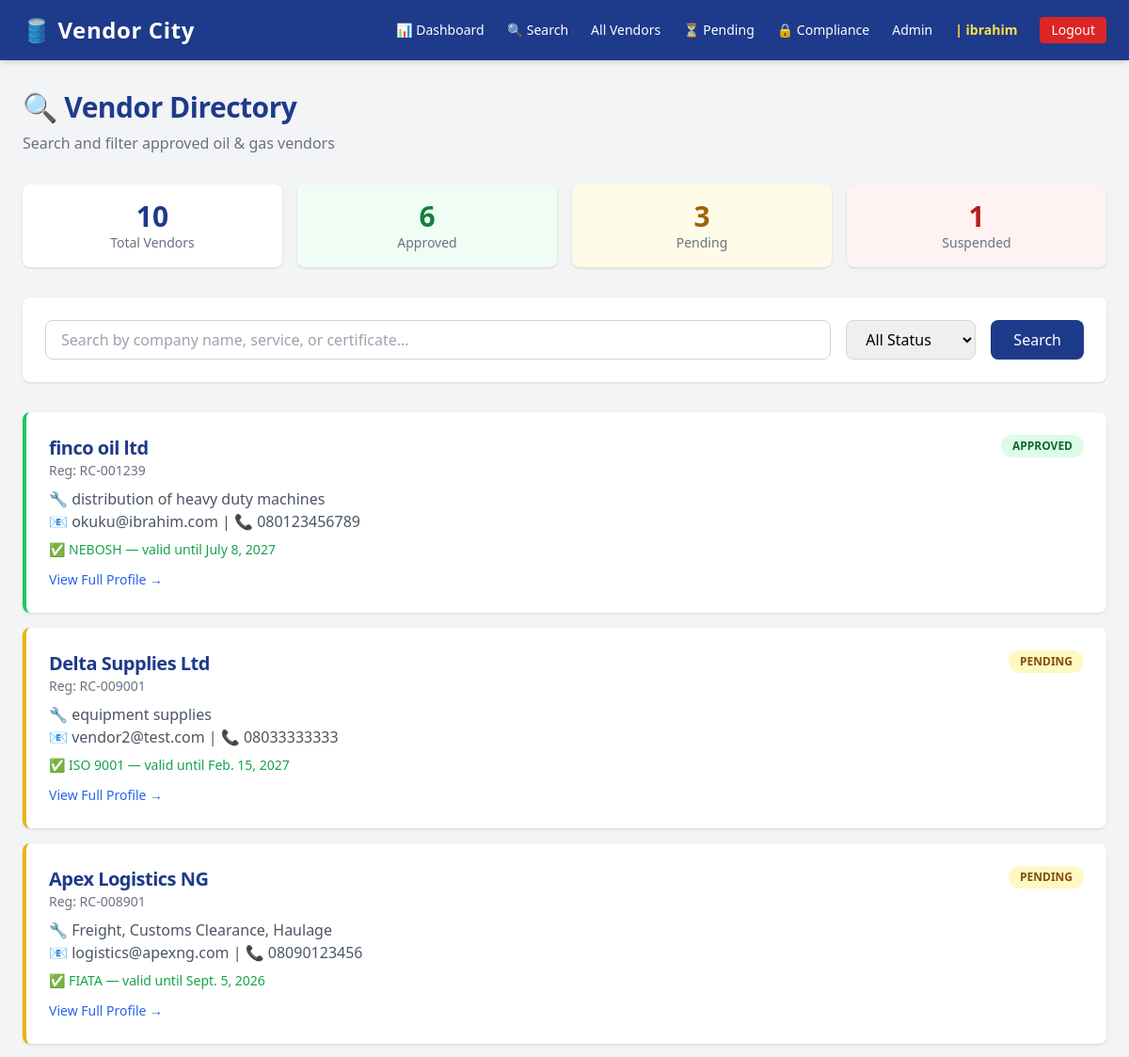
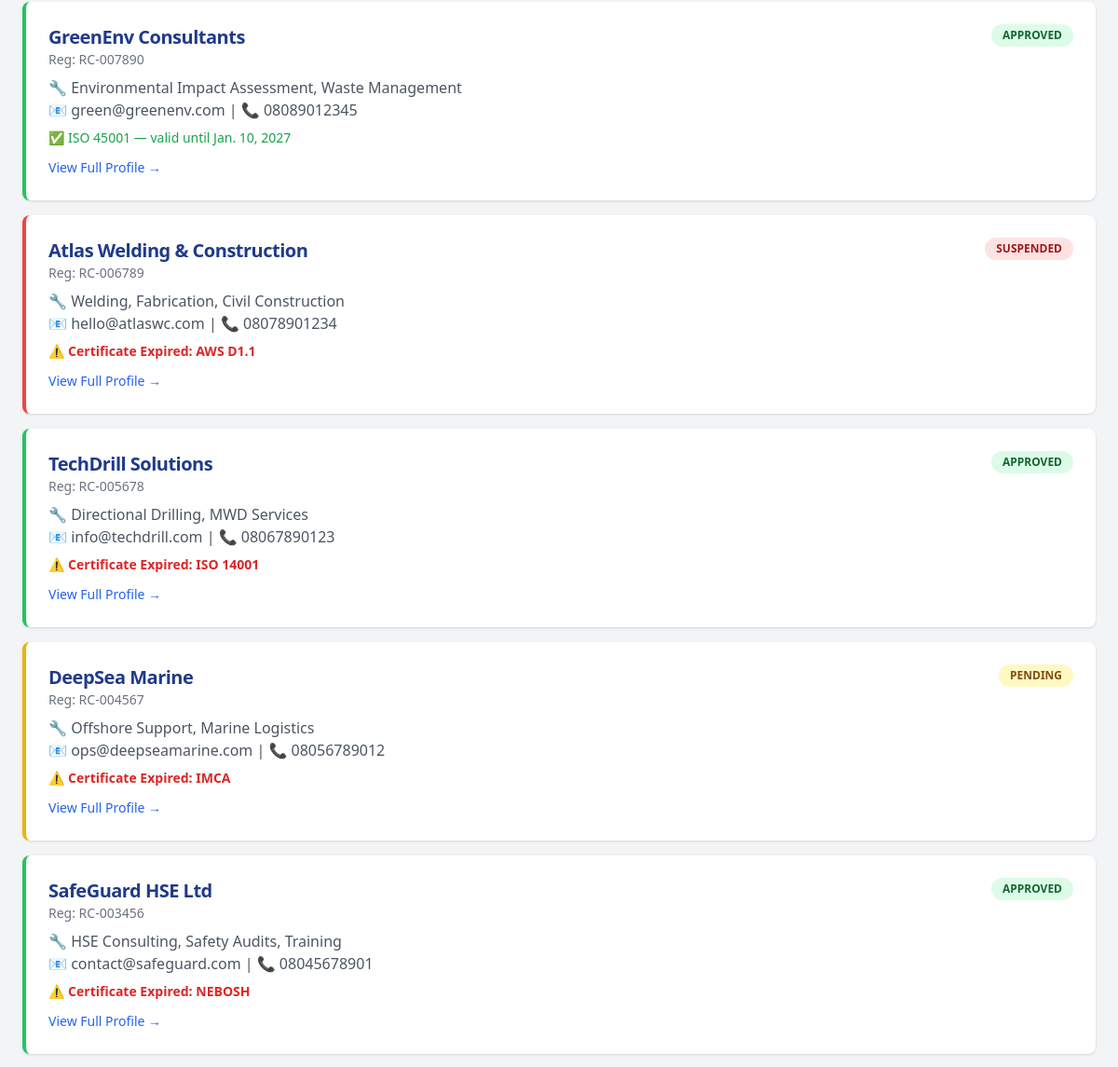
/directory/ (signed in, upper part), run on an earlier commit of the app's database (2 pictures, top to bottom).
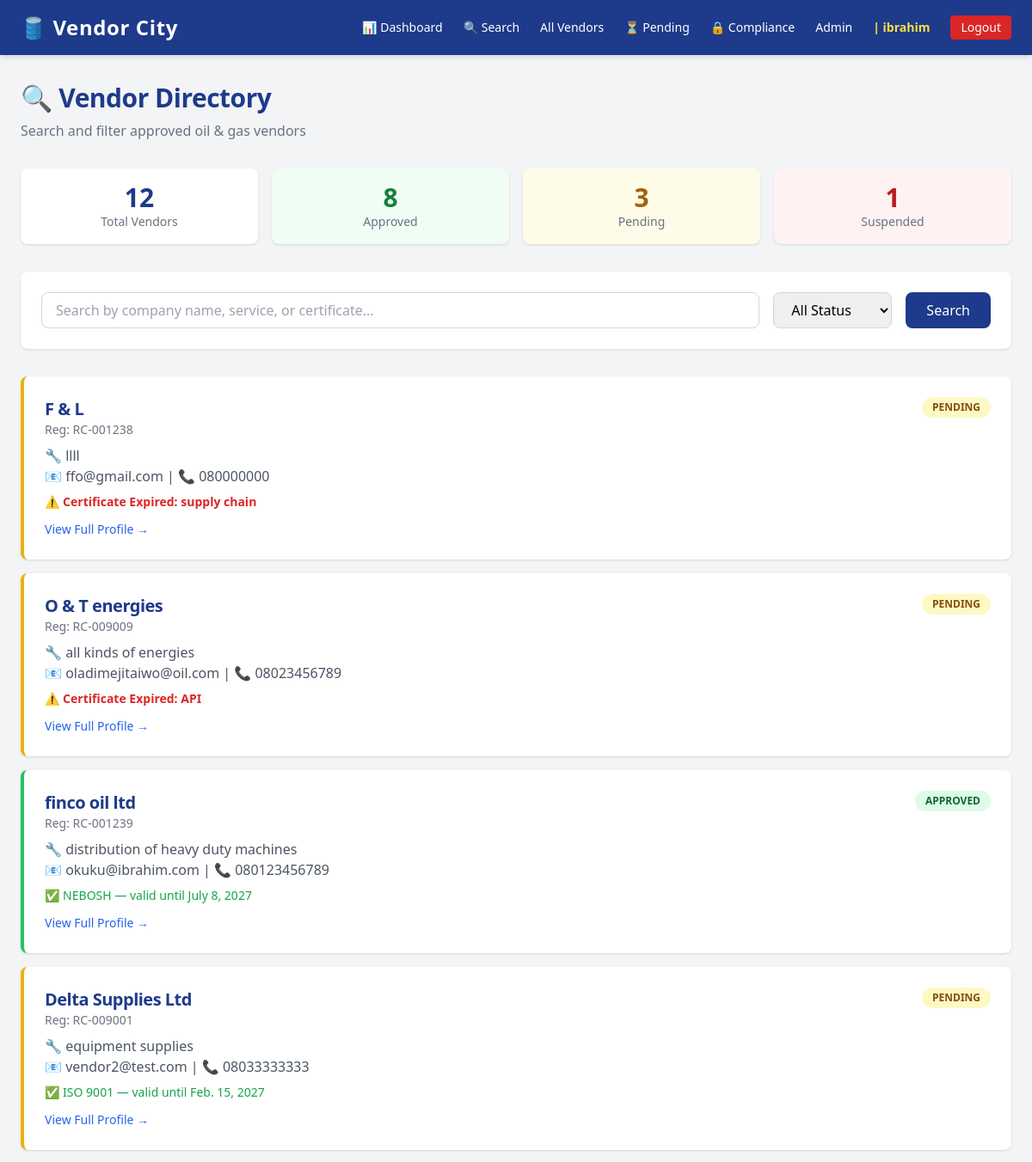
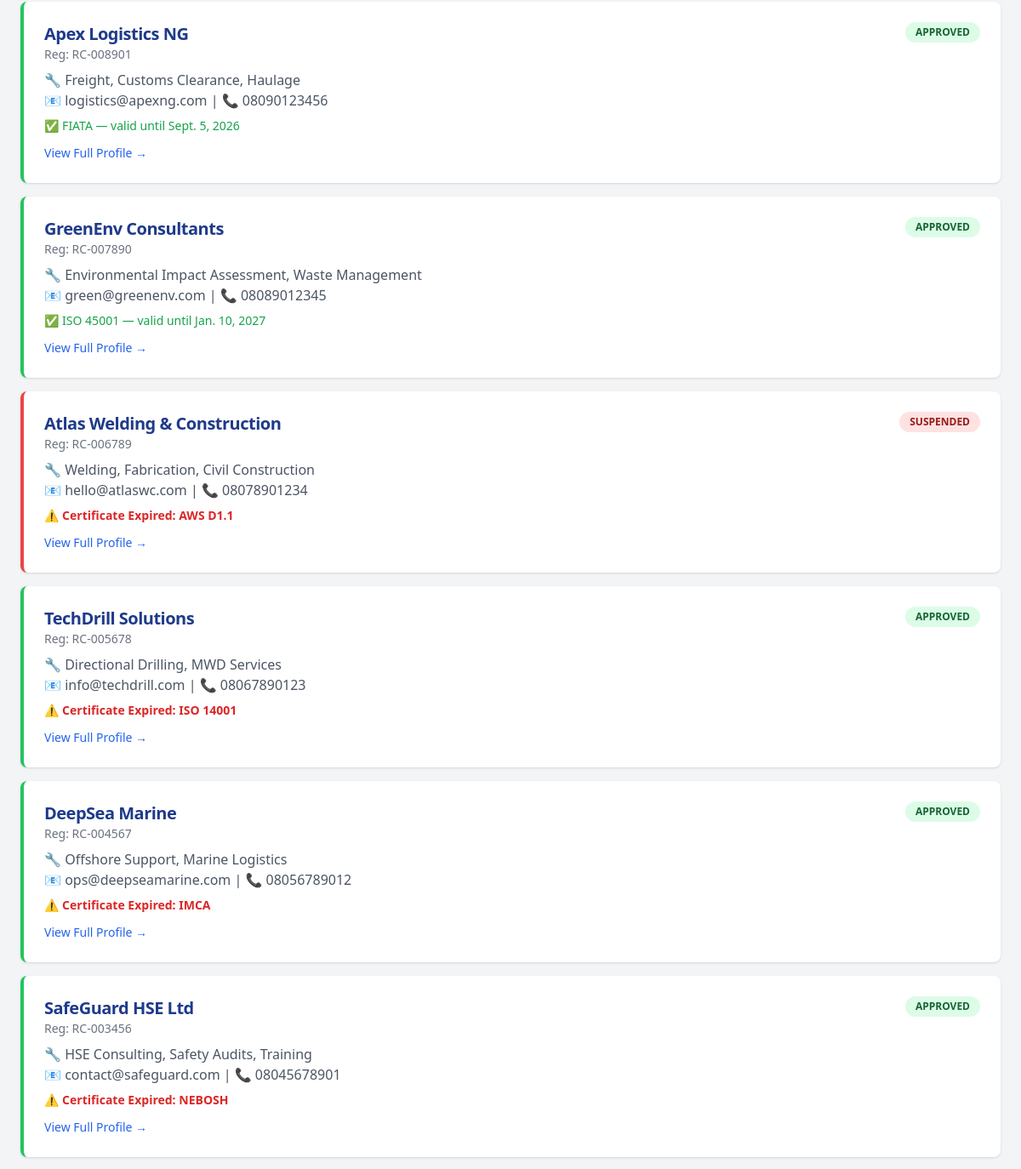
And on a later commit of the database (2 pictures, top to bottom).
### vendors/models.py (models this page shows, shortened)
class Vendor(models.Model):
    user = models.OneToOneField(
        settings.AUTH_USER_MODEL,
        on_delete=models.CASCADE,
        null=True, blank=True,
        related_name='vendor_profile'
    )
    company_name        = models.CharField(max_length=200)
    registration_number = models.CharField(max_length=100, unique=True)
    email               = models.EmailField(unique=True)
    phone               = models.CharField(max_length=20)
    address             = models.TextField()
    services_offered    = models.TextField(help_text="Describe the services this vendor provides")
    status              = models.CharField(max_length=20, choices=STATUS_CHOICES, default='pending')
    rating              = models.IntegerField(choices=RATING_CHOICES, default=3)
    certificate_name    = models.CharField(max_length=200, blank=True, null=True)
    certificate_file    = models.FileField(upload_to='certificates/', blank=True, null=True)
    certificate_expiry  = models.DateField(blank=True, null=True)
    date_registered     = models.DateTimeField(default=timezone.now)
    class Meta:
        ordering = ['-date_registered']
        verbose_name = 'Vendor'
        verbose_name_plural = 'Vendors'
    @property
    def is_certificate_expired(self):
        if self.certificate_expiry:
            return self.certificate_expiry < timezone.now().date()
        return False

### directory/views.py (the view, shortened to what this page needs)
# urls.py: path('', views.directory_search, name='directory-search'),
@login_required
@role_required('vendor_officer', 'senior_management')
def directory_search(request):
    query = request.GET.get('q', '')
    status_filter = request.GET.get('status', '')
    vendors = Vendor.objects.all()
    if status_filter:
        vendors = vendors.filter(status=status_filter)
    context = {
        'vendors': vendors,
        'query': query,
        'status_filter': status_filter,
        'total_count': Vendor.objects.count(),
        'approved_count': Vendor.objects.filter(status='approved').count(),
        'pending_count': Vendor.objects.filter(status='pending').count(),
        'suspended_count': Vendor.objects.filter(status='suspended').count(),
    }
    return render(request, 'directory/directory_search.html', context)

### templates/directory/directory_search.html (shortened to what this page needs)
{% extends 'base.html' %}
{% block content %}
<div class="mb-8">
    <h1 class="text-3xl font-bold text-blue-900 mb-2">🔍 Vendor Directory</h1>
    <p class="text-gray-500">Search and filter approved oil & gas vendors</p>
</div>
<div class="grid grid-cols-4 gap-4 mb-8">
    <div class="bg-white rounded-lg shadow p-4 text-center">
        <p class="text-3xl font-bold text-blue-900">{{ total_count }}</p>
        <p class="text-gray-500 text-sm">Total Vendors</p>
    </div>
    <div class="bg-green-50 rounded-lg shadow p-4 text-center">
        <p class="text-3xl font-bold text-green-700">{{ approved_count }}</p>
        <p class="text-gray-500 text-sm">Approved</p>
    </div>
    <div class="bg-yellow-50 rounded-lg shadow p-4 text-center">
        <p class="text-3xl font-bold text-yellow-700">{{ pending_count }}</p>
        <p class="text-gray-500 text-sm">Pending</p>
    </div>
    <div class="bg-red-50 rounded-lg shadow p-4 text-center">
        <p class="text-3xl font-bold text-red-700">{{ suspended_count }}</p>
        <p class="text-gray-500 text-sm">Suspended</p>
    </div>
</div>
<div class="bg-white rounded-lg shadow p-6 mb-8">
    <form method="GET" action="{% url 'directory-search' %}">
        <div class="flex gap-4">
            <input
                type="text"
                name="q"
                value="{{ query }}"
                placeholder="Search by company name, service, or certificate..."
                class="flex-1 border border-gray-300 rounded-lg px-4 py-2 focus:outline-none focus:ring-2 focus:ring-blue-500"
            >
            <select name="status" class="border border-gray-300 rounded-lg px-4 py-2 focus:outline-none focus:ring-2 focus:ring-blue-500">
                <option value="">All Status</option>
            </select>
            <button type="submit" class="bg-blue-900 text-white px-6 py-2 rounded-lg hover:bg-blue-800">
                Search
            </button>
        </div>
    </form>
</div>
{% for vendor in vendors %}
    <div class="bg-white rounded-lg shadow p-6 mb-4 border-l-4
        {% if vendor.status == 'approved' %}border-green-500
        {% elif vendor.status == 'pending' %}border-yellow-500
        {% else %}border-red-500{% endif %}
        hover:shadow-lg transition-shadow">
        <div class="flex justify-between items-start">
            <div>
                <h2 class="text-xl font-bold text-blue-900">{{ vendor.company_name }}</h2>
                <p class="text-gray-500 text-sm">Reg: {{ vendor.registration_number }}</p>
            </div>
            <span class="px-3 py-1 rounded-full text-xs font-bold
                {% if vendor.status == 'approved' %}bg-green-100 text-green-800
                {% elif vendor.status == 'pending' %}bg-yellow-100 text-yellow-800
                {% else %}bg-red-100 text-red-800{% endif %}">
                {{ vendor.status|upper }}
            </span>
        </div>
        <p class="text-gray-600 mt-2">🔧 {{ vendor.services_offered }}</p>
        <p class="text-gray-600">📧 {{ vendor.email }} | 📞 {{ vendor.phone }}</p>
        {% if vendor.is_certificate_expired %}
            <p class="text-red-600 text-sm mt-2 font-semibold">
                ⚠️ Certificate Expired: {{ vendor.certificate_name }}
            </p>
        {% else %}
            <p class="text-green-600 text-sm mt-2">
                ✅ {{ vendor.certificate_name }} — valid until {{ vendor.certificate_expiry }}
            </p>
        {% endif %}
        <a href="{% url 'vendor-detail' vendor.pk %}"
           class="inline-block mt-3 text-blue-600 hover:underline text-sm font-medium">
            View Full Profile →
        </a>
    </div>
{% empty %}
    <div class="bg-white rounded-lg shadow p-10 text-center text-gray-500">
        <p class="text-xl mb-2">No vendors found.</p>
        <p class="text-sm">Try a different search term or clear the filters.</p>
    </div>
{% endfor %}
{% endblock %}

What changed in the data, as far as the page shows it:
added Vendor: company_name "F & L", registration_number "RC-001238", status "PENDING", services_offered "llll", email "ffo@gmail.com", phone "080000000", certificate_name "supply chain"
added Vendor: company_name "O & T energies", registration_number "RC-009009", status "PENDING", services_offered "all kinds of energies", email "oladimejitaiwo@oil.com", phone "08023456789", certificate_name "API"
changed Vendor "Apex Logistics NG": status "PENDING" → "APPROVED"
changed Vendor "DeepSea Marine": status "PENDING" → "APPROVED"
Also different on the page:
{{ total_count }}: "10" → "12"
{{ approved_count }}: "6" → "8"
